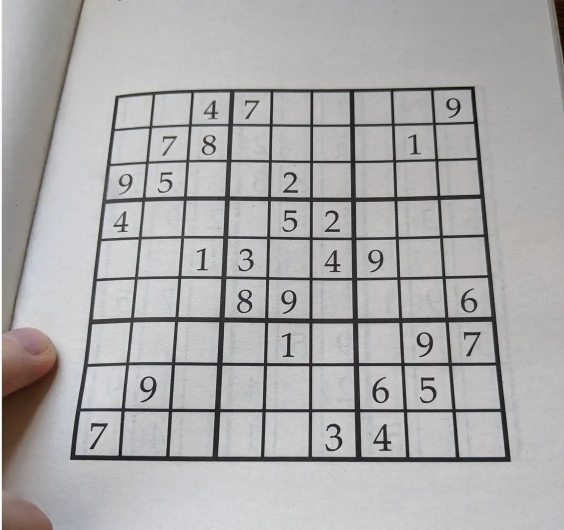
#> input picture sudoku/data/extra/extra1.jpg, 1128 x 1060 px (shown at 1/2 size)
$ jupyter execute --allow-errors sudoku_ensumble.ipynb
#> lines starting #> are read from the running program, lines starting #| are printed output that depends on the picture; after the words box and inside, x2 and y2 are one past the last pixel; in counts of white or black regions, pixels touching at a corner belong together
#> further down, img is the input picture: shape (1060, 1128, 3); mean B, G, R 171.1, 170.9, 171.7
[cell 1]
import numpy as np
import cv2
import matplotlib.pyplot as plt
from mpl_toolkits.axes_grid1 import ImageGrid
import os
from tqdm import tqdm
from sudoku import Sudoku as PySudoku

[cell 2]
def sudoku_part1(img, targetH, targetW):
    '''Integrated from Part 1.'''
#> called with targetH = 721, targetW = 721
    # Denoise.
    denoisedImg = cv2.medianBlur(img, 5) # [Free Param]
    # Threashold.
    threshedImg = cv2.adaptiveThreshold(denoisedImg, 255, cv2.ADAPTIVE_THRESH_GAUSSIAN_C, cv2.THRESH_BINARY, 11, 0) # [Free Param]
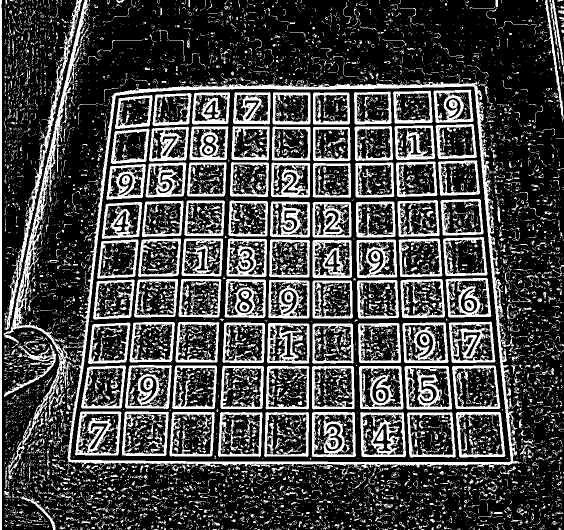
#> threshedImg: shape (1060, 1128) (shown at 1/2 size); 26.9% white; 11347 white regions (9987 under 20 px), largest, box (x1, y1, x2, y2) and area: (129, 157, 1043, 943) 22608, (7, 0, 180, 960) 11046, (8, 0, 164, 660) 5230
    threshedImg = cv2.medianBlur(threshedImg, 7) # [Free Param]
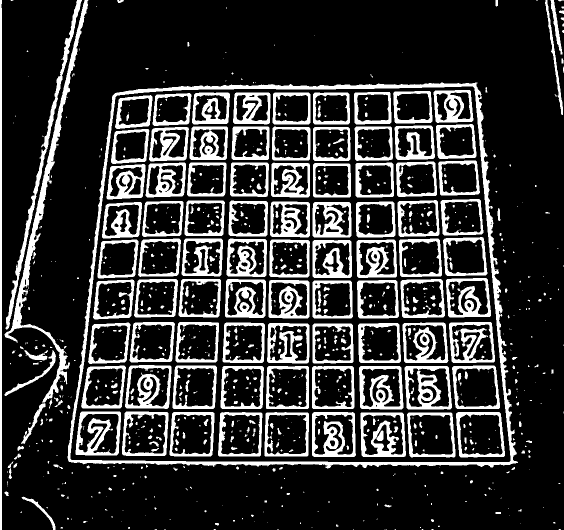
#> threshedImg: shape (1060, 1128) (shown at 1/2 size); 20.3% white; 936 white regions (567 under 20 px)
    # Find contour.
    contours, _ = cv2.findContours(threshedImg, cv2.RETR_EXTERNAL, cv2.CHAIN_APPROX_SIMPLE)
#> contours = 324 contours, 279 with area under 20; largest, box (x1, y1, x2, y2) and area: (135, 165, 1036, 937) 614079, (9, 0, 177, 888) 9082, (11, 0, 164, 659) 4398, (0, 0, 4, 1060) 3169, (1090, 0, 1126, 230) 873
    contours = sorted(contours, key=lambda x: cv2.contourArea(x))[::-1]
    puzzleContour = contours[0]
#> puzzleContour = contour of 1456 points, box (x1, y1, x2, y2) (135, 165, 1036, 937), area 614079
    # contourImg = cv2.cvtColor(threshedImg, cv2.COLOR_GRAY2BGR)
    # contourImg = cv2.drawContours(contourImg, [puzzleContour], -1, (255, 0, 0), thickness=5)
    # plt.figure(); plt.imshow(contourImg); plt.axis('off'); plt.title('Contour'); plt.show()
    # Find corners.
    perimeterContour = cv2.arcLength(puzzleContour, True)
#> perimeterContour = 3787.4
    for i in range(0, 100):
        corners = cv2.approxPolyDP(puzzleContour, i / 100.0 * perimeterContour, True)
        if len(corners) == 4:
            break
#> this loop made 2 passes
#> corners on pass 2: [[954, 165], [230, 186], [137, 922], [1035, 925]]
    corners = np.array(corners).squeeze()
    # Get corners mapping.
    edgeLengths = [cv2.arcLength(np.array([corners[i], corners[j]]), False) for (i, j) in [(0, 1), (1, 2), (2, 3), (3, 1)]]
#> edgeLengths = [724.3, 741.9, 898, 1092.8]
    height = width = int(max(edgeLengths))
#> height = 1092; width = 1092
    deskewedPoints = [(0, 0), (width - 1, 0), (width - 1, height - 1), (0, height - 1)] # Anti-clockwise.
#> deskewedPoints = [(0, 0), (1091, 0), (1091, 1091), (0, 1091)]
    deskewedPoints = np.array(deskewedPoints)
#> deskewedPoints = [[0, 0], [1091, 0], [1091, 1091], [0, 1091]]
    def getSkewedPoints(corners):
        '''Anti-clockwise.'''
        sum_ = corners.sum(axis=1)
#> sum_ = [1119, 416, 1059, 1960]
        diff = -np.diff(corners, axis=1)
#> diff = [789, 44, -785, 110]
        br = corners[np.argmax(sum_)]
#> br = [1035, 925]
        tl = corners[np.argmin(sum_)]
#> tl = [230, 186]
        bl = corners[np.argmin(diff)]
#> bl = [137, 922]
        tr = corners[np.argmax(diff)]
#> tr = [954, 165]

        return np.array([tl, tr, br, bl])

    skewedPoints = getSkewedPoints(corners)
#> skewedPoints = [[230, 186], [954, 165], [1035, 925], [137, 922]]
    # Deskew.
    transform = cv2.getPerspectiveTransform(skewedPoints.astype(np.float32), deskewedPoints.astype(np.float32))
#> transform = [[1.68, 0.213, -426.9], [0.0576, 1.98, -382.3], [5.76e-05, 0.000353, 1]]
    deskewedImg = cv2.warpPerspective(denoisedImg, transform, (width, height))

    # [Add] Resize.
    deskewedImg = cv2.resize(deskewedImg, (targetW, targetH))
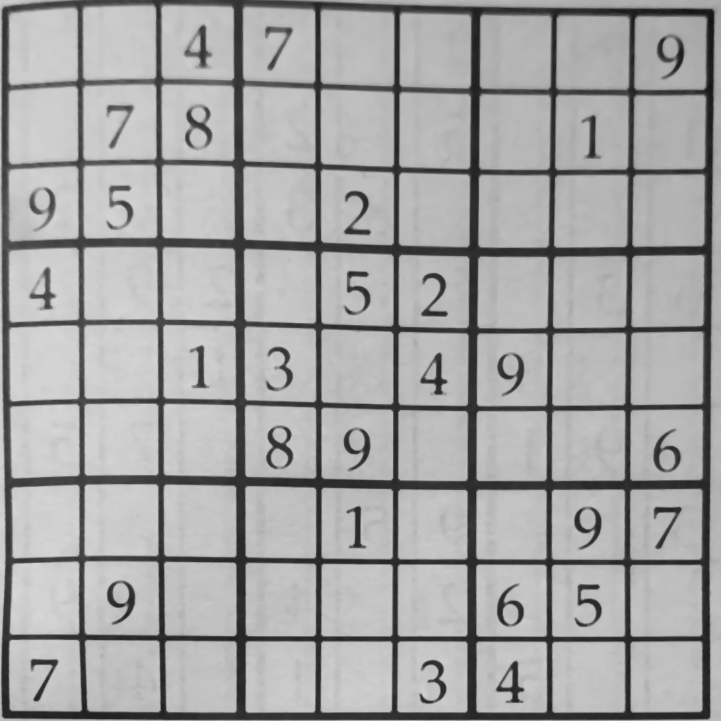
#> deskewedImg: shape (721, 721); min 18, max 215, mean 164.9

    return deskewedImg

def sudoku_part2(deskewedImg, emptyFillThRatio=0.025):
    '''Integrated from Part 2.'''
#> called with emptyFillThRatio = 0.025
    # Remove the grid.
    threshedImg = cv2.adaptiveThreshold(deskewedImg, 255, cv2.ADAPTIVE_THRESH_GAUSSIAN_C, cv2.THRESH_BINARY, 11, 0) # [Free Param]
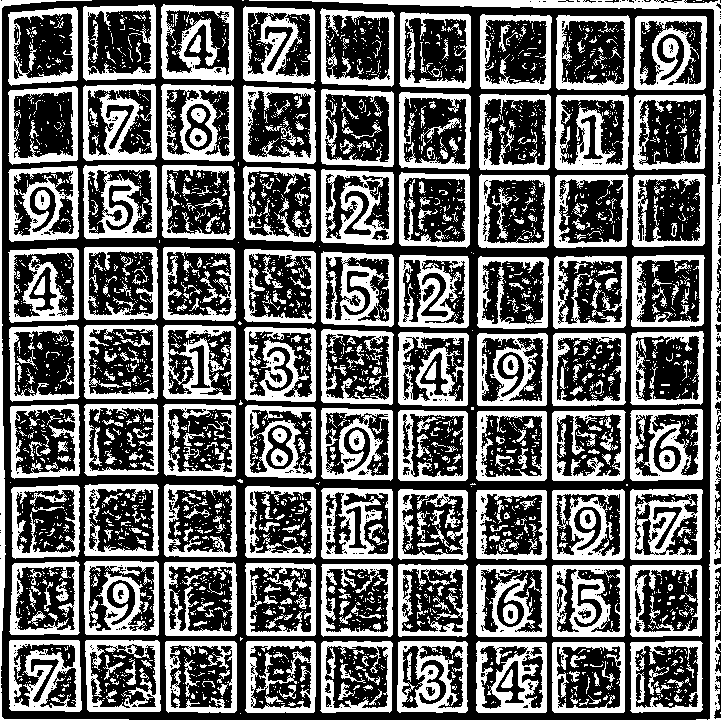
#> threshedImg: shape (721, 721); 41.1% white; 3023 white regions (2537 under 20 px), largest, box (x1, y1, x2, y2) and area: (0, 0, 721, 721) 10605, (321, 251, 394, 327) 3033, (552, 565, 625, 637) 3029
    def getSeedPoint(img, th=0.9):
#> called with th = 0.9
        h, w = img.shape
#> h = 721; w = 721
        r = None
        for i in range(h):
            r = h - i - 1
            if np.sum(img[r, :]) <= (1.0 - th) * w * 255:
                break
        for c in range(w):
            if img[r, c] == 0:
                return c, r
        return None, None

    SeedPoint = getSeedPoint(threshedImg)
#> SeedPoint = (4, 718)
    h, w = threshedImg.shape
#> h = 721; w = 721
    gridImg = cv2.cvtColor(threshedImg, cv2.COLOR_GRAY2BGR)
    gridMask = np.zeros((h + 2, w + 2), dtype=np.uint8)
    _, gridMarkedImg, gridMask, _ = cv2.floodFill(gridImg, gridMask, SeedPoint, (255, 0, 0))
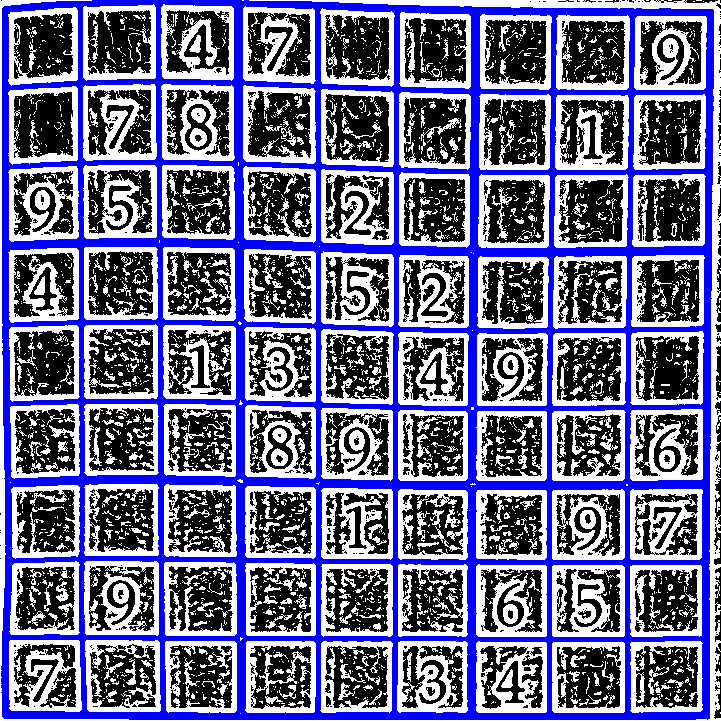
#> gridMarkedImg: shape (721, 721, 3); mean B, G, R 147.5, 104.7, 104.7
#> gridMask: shape (723, 723); values 0 (black) and 1 (white), 17.3% white; 1 white region, box (x1, y1, x2, y2) and area: (0, 0, 723, 723) 90277
    gridMask = gridMask[1:-1, 1:-1]
#> gridMask: shape (721, 721); values 0 (black) and 1 (white), 16.8% white; 1 white region, box (x1, y1, x2, y2) and area: (1, 0, 714, 720) 87389
    gridMask = cv2.dilate(gridMask, np.ones((3, 3)))
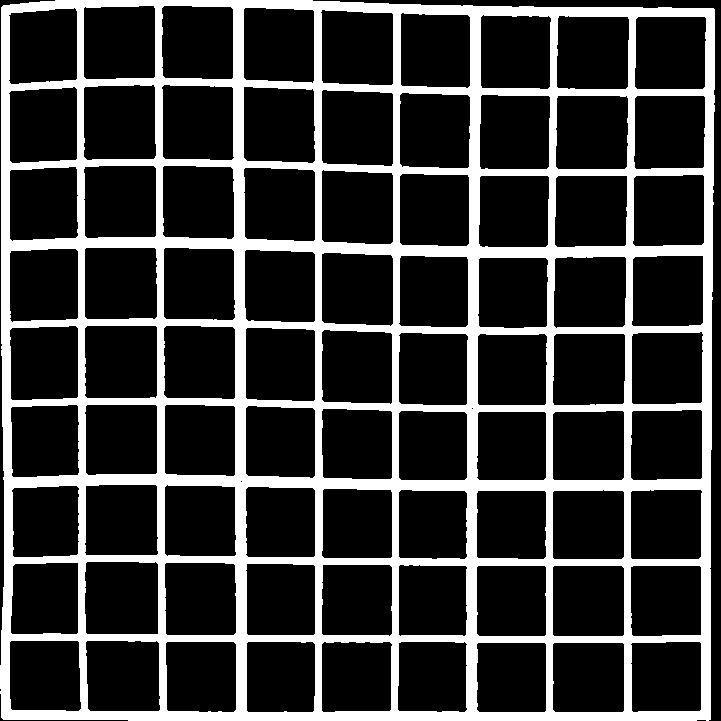
#> gridMask: shape (721, 721); values 0 (black) and 1 (white), 22% white; 1 white region, box (x1, y1, x2, y2) and area: (0, 0, 715, 721) 114115
    noGridImg = deskewedImg.copy()
    noGridImg[gridMask != 0] = 255
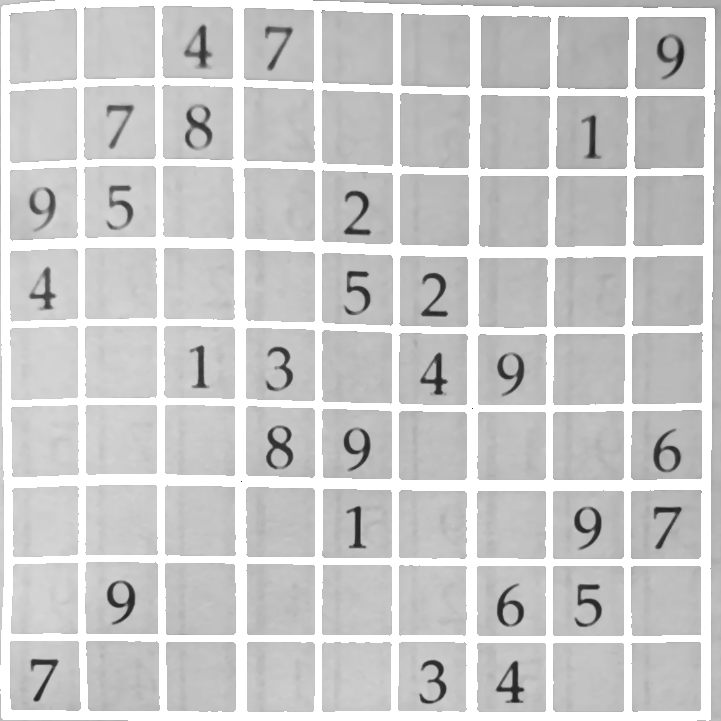
#> noGridImg: shape (721, 721); min 28, max 255, mean 202.4
    # Crop into cells.
    h, w = noGridImg.shape
    cellH, cellW = h // 9, w // 9
#> cellH = 80; cellW = 80
    def cropCell(img, row, col, cellH, cellW):
        assert row < 9 and col < 9 and row >= 0 and col >= 0
        r0 = row * cellH; c0 = col * cellW
        cell = np.array(img[r0 : r0 + cellH, c0 : c0 + cellW])
        return cell

    cellImgs = []
    for r in range(9):
        for c in range(9):
            cellImgs.append(cropCell(noGridImg, r, c, cellH, cellW))
#> this loop made 9 passes
#> pass 1, in cropCell (call 2), `cell = np.array(img[r0 : r0 + cellH, c0 : c0 + cellW])`:
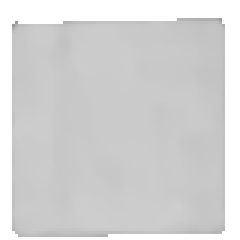
#> cell: shape (80, 80) (shown 3 times larger); min 154, max 255, mean 211.5
#> pass 1, in cropCell (call 3), `cell = np.array(img[r0 : r0 + cellH, c0 : c0 + cellW])`:
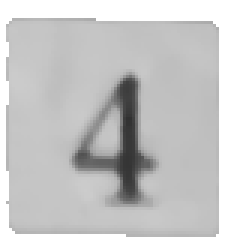
#> cell: shape (80, 80) (shown 3 times larger); min 49, max 255, mean 198.7
#> pass 1, in cropCell (call 4), `cell = np.array(img[r0 : r0 + cellH, c0 : c0 + cellW])`:
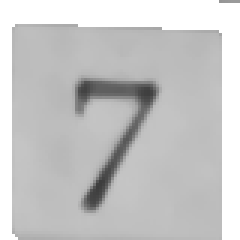
#> cell: shape (80, 80) (shown 3 times larger); min 61, max 255, mean 198.4
#> after the loop, cellImgs = 81 items
    cellImgs = np.array(cellImgs).reshape(9, 9, cellH, cellW)
    # Count non-zeros.
    nonZeros = []
    threshedCells = []
    for r in range(9):
        for c in range(9):
            cell = np.array(cellImgs[r, c, ...])
            cell[cell > (255 // 2)] = 255
            cell = cv2.adaptiveThreshold(cell, 255, cv2.ADAPTIVE_THRESH_GAUSSIAN_C, cv2.THRESH_BINARY_INV, 7, 2) # [Free Param]
            threshedCells.append(cell)
            nonZeros.append(cv2.countNonZero(cell))
#> cell: shape (80, 80); every value is 0
#> after the loop, nonZeros = 81 values, max 480 at index 8, min 0 at index 0, mean 127.7; threshedCells = 81 items
    threshedCells = np.array(threshedCells).reshape(9, 9, cellH, cellW)
    nonZeros = np.array(nonZeros).reshape(9, 9)
    # Identify empty/fill.
    emptyFills = nonZeros.copy()
    emptyFillTh = emptyFillThRatio * cellH * cellW
#> emptyFillTh = 160
    emptyFills[emptyFills < emptyFillTh] = 0
    emptyFills[emptyFills > 0] = 1

    return cellImgs, emptyFills, threshedCells

def sudoku_part3(cellImgs, emptyFills, digitsDir='./data/digits_arial_calibri'):
    '''Integrated from Part 3.'''
    # Load sample digits.
    DigitsDir = digitsDir
    Digits = []
    Labels = []
    for file in os.listdir(DigitsDir):
        label = int(file[0])
        if label == 0: # [Add]
            continue
        path = os.path.join(DigitsDir, file)
        img = cv2.cvtColor(cv2.imread(path), cv2.COLOR_BGR2GRAY)
        img = np.array(img)
        Digits.append(img)
        Labels.append(label)
    Digits = np.array(Digits)
    Labels = np.array(Labels)
    # Resize into (20, 20).
    SmDigitH, SmDigitW = 20, 20
    SmDigits = []
    for i in range(len(Digits)):
        digit = Digits[i]
        digit = cv2.resize(digit, (SmDigitW, SmDigitH))
        SmDigits.append(np.array(digit))
    SmDigits = np.array(SmDigits)
    # HOG Feature Descriptor.
    # [18 lines left out: function createHOG, not called in this run]
    hog = createHOG()
    referenceHOG = []
    for digit in SmDigits:
        vec = hog.compute(digit)
        referenceHOG.append(vec)
    referenceHOG = np.array(referenceHOG)
    # NN classifier.
    # [15 lines left out: function compute_NN, not called in this run]
    # Resize cells.
    thAndResizedCellImgs = np.zeros((9, 9, SmDigitH, SmDigitW), dtype=np.uint8)
    for r in range(9):
        for c in range(9):
            img = np.array(cellImgs[r, c, ...])
            img = cv2.resize(img, (SmDigitW, SmDigitH), interpolation=cv2.INTER_CUBIC)
            if emptyFills[r, c] == 1:
                img[img > 255 // 2] = 255
                img[img < 255] = 0
            else:
                img = 0
            thAndResizedCellImgs[r, c, ...] = img
    # Sliding window.
    # [18 lines left out: function slidingWindowDigitRecog, not called in this run]
    # Digits recognition.
    SudokuBoard = np.zeros((9, 9), dtype=np.int32)
    SlidingWindowStartSize = 15
    for r in range(0, 9):
        for c in range(0, 9):
            if emptyFills[r, c] == 1: # It is filled.
                cellImg = thAndResizedCellImgs[r, c]
                digit, dist = slidingWindowDigitRecog(cellImg, SlidingWindowStartSize, hog, referenceHOG, Labels, SmDigitH, SmDigitW)
                SudokuBoard[r, c] = digit
    # Solve Sudoku.
    sudokuObj = PySudoku(3, 3, board=SudokuBoard.tolist())
    sudokuObj = sudokuObj.solve()
    solvedCells = np.zeros((*cellImgs.shape, 3), dtype=np.uint8) # Colored
    CellH, CellW = cellImgs[0, 0].shape
    for r in range(0, 9):
        for c in range(0, 9):
            img = cellImgs[r, c, ...]
            img = cv2.cvtColor(img, cv2.COLOR_GRAY2BGR)
            cellValue = sudokuObj.board[r][c]
            if emptyFills[r, c] == 1:
                img = cv2.putText(img, str(cellValue), (0, CellH), cv2.FONT_HERSHEY_COMPLEX, 1.25, (255, 0, 0))
            else:
                img = cv2.putText(img, str(cellValue), (CellW // 4, CellH // 4 * 3), cv2.FONT_HERSHEY_COMPLEX, 1.75, (0, 255, 255))
            solvedCells[r, c, ...] = img

    return SudokuBoard, sudokuObj, solvedCells, thAndResizedCellImgs

[cell 3]
TargetH, TargetW = 721, 721
SudokuImgPath = './data/extra/extra1.jpg'
# SudokuImgPath = './data/extra/extra2.jpg'

img = cv2.imread(SudokuImgPath)
img = cv2.cvtColor(img, cv2.COLOR_BGR2GRAY)
deskewedImg = sudoku_part1(img, TargetH, TargetW)
cellImgs, emptyFills, threshedCells = sudoku_part2(deskewedImg)
#> (the rest of this cell did not finish here and is left out)
